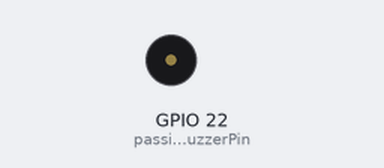
Recording of a program running on a simulated Raspberry Pi (BCM pin numbers). Shown: buzzer (waves = sounding).

Above: at 0.1 s.
Timing chart, 0 to 0.9 s (numbered marks = the images above):
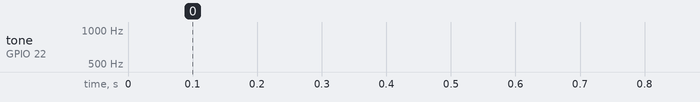

The program:

27-understanding-passive-buzzers-gpio.py
```python
import RPi.GPIO as GPIO
from time import sleep

passiveBuzzerPin = 22
GPIO.setmode(GPIO.BCM)
GPIO.setup(passiveBuzzerPin, GPIO.OUT)
pwm = GPIO.PWM(passiveBuzzerPin, 400)
pwm.start(50)

try:
    while True:
        for i in range(150, 2000):
            pwm.ChangeFrequency(i)
            sleep(.0001)
        for i in range(2000, 150, -1):
            pwm.ChangeFrequency(i)
            sleep(.0001)
except KeyboardInterrupt:
    GPIO.output(passiveBuzzerPin, GPIO.HIGH)
    print(GPIO.input(passiveBuzzerPin))
    GPIO.cleanup()
    print("See you later RPi!")
```
